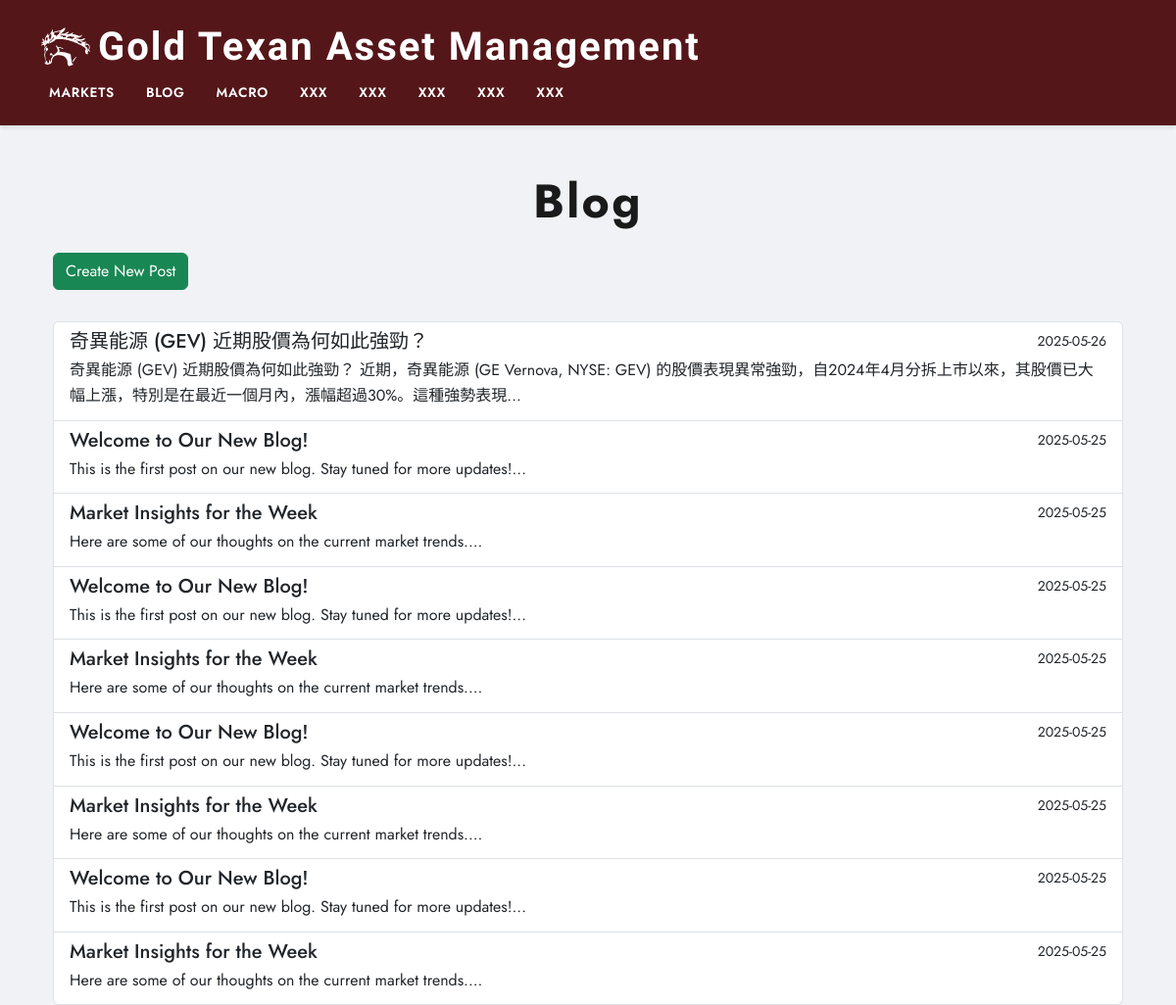
Screenshot of /blog/ with the database file from the repository.
### tables this page shows
CREATE TABLE posts (
        id INTEGER PRIMARY KEY AUTOINCREMENT,
        title TEXT NOT NULL,
        content TEXT NOT NULL,
        timestamp DATETIME DEFAULT CURRENT_TIMESTAMP
    );

### routes/blog_routes.py (the view)
@blog_bp.route('/')
def list_posts():
    conn = sqlite3.connect(DB_FILE)
    conn.row_factory = sqlite3.Row
    c = conn.cursor()
    c.execute("SELECT * FROM posts ORDER BY timestamp DESC")
    posts = c.fetchall()
    conn.close()
    return render_template('blog.html', posts=posts)

### templates/blog.html
{% extends "layout.html" %}
{% block content %}
<div class="container mt-5">
  <h1 class="mb-4">Blog</h1>
  <p><a href="{{ url_for('blog.create_post') }}" class="btn btn-success mb-3">Create New Post</a></p>
  <div class="list-group">
    {% for post in posts %}
      <a href="{{ url_for('blog.show_post', post_id=post.id) }}" class="list-group-item list-group-item-action">
        <div class="d-flex w-100 justify-content-between">
          <h5 class="mb-1">{{ post.title }}</h5>
          <small>{{ post.timestamp.split(' ')[0] }}</small>
        </div>
        <p class="mb-1">{{ post.content[:150] | striptags}}...</p>
      </a>
    {% endfor %}
  </div>
</div>
{% endblock %}

### templates/layout.html (shortened to what this page needs)
<!DOCTYPE html>
<html lang="en">
<head>
  <link href="https://cdn.jsdelivr.net/npm/bootstrap@5.3.0/dist/css/bootstrap.min.css" rel="stylesheet" />
  <link rel="stylesheet" href="{{ url_for('static', filename='style.css') }}" />
</head>
<body>
<header class="border-bottom shadow-sm py-3 mb-4">
  <div class="container d-flex flex-wrap justify-content-between align-items-center">
    <a href="/" class="d-flex align-items-center text-decoration-none">
      <img src="{{ url_for('static', filename='horse.svg') }}" alt="Run Times Logo" class="me-2" style="height: 50px; width: auto;" />
        <path d="M8 0L6.59 1.41 10.17 5H0v2h10.17l-3.58 3.59L8 12l6-6z"/>
      <span class="w-bold">Gold Texan Asset Management</span>
    </a>
    <ul class="nav">
      <li class="nav-item"><a href="{{ url_for('main.index') }}" class="nav-link px-2">Markets</a></li>
      <li class="nav-item"><a href="{{ url_for('blog.list_posts') }}" class="nav-link px-2">Blog</a></li>
      <li class="nav-item"><a href="{{ url_for('macro.cpi_fetch') }}" class="nav-link px-2">Macro</a></li>
      <li class="nav-item"><a href="#" class="nav-link px-2">xxx</a></li>
      <li class="nav-item"><a href="#" class="nav-link px-2">xxx</a></li>
      <li class="nav-item"><a href="#" class="nav-link px-2">xxx</a></li>
      <li class="nav-item"><a href="#" class="nav-link px-2">xxx</a></li>
      <li class="nav-item"><a href="#" class="nav-link px-2">xxx</a></li>
    </ul>
  </div>
</header>
<div class="container mt-5">
  {% block content %}{% endblock %}
</div>
</body>
</html>

### static/style.css (style rules this page uses)
html { background-color: #f0f2f5; }
body { font-family: 'Jost', sans-serif; background-color: #f0f2f5; color: #1a1a1a; line-height: 1.6; margin: 0; padding: 0; }
header { background-color: #541619; border-bottom: none; padding: 1rem 0; box-shadow: 0 2px 4px rgba(0,0,0,0.1); }
header .container { display: flex; justify-content: space-between; align-items: center; }
header a.d-flex { font-family: 'Moon Dance', cursive; font-weight: 700; font-size: 2.5rem ; color: #ffffff; text-decoration: none; letter-spacing: 0.05em; }
ul.nav { list-style: none; padding: 0; margin: 0; display: flex; gap: 1rem; font-weight: 600; font-family: 'Jost', sans-serif; }
ul.nav li a { color: #ffffff; text-decoration: none; font-size: 0.85rem; text-transform: uppercase; letter-spacing: 0.05em; padding: 0.25rem 0.5rem; border-bottom: 2px solid transparent; transition: color 0.3s ease, border-bottom-color 0.3s ease; }
h1 { font-family: 'Jost', sans-serif; font-weight: 700; font-size: 3rem; margin-bottom: 2rem; text-align: center; letter-spacing: 0.05em; color: #1a1a1a; }

### rows the page displays
posts: title "奇異能源 (GEV) 近期股價為何如此強勁？", timestamp "2025-05-26", content "奇異能源 (GEV) 近期股價為何如此強勁？ 近期，奇異能源 (GE Vernova, NYSE: GEV) 的股價表現異常強勁，自2024年4月分拆上市以來，其股價已大幅上漲，特別是在最近一個月內，漲幅超過30%。這種強勢表現"
posts: title "Welcome to Our New Blog!", timestamp "2025-05-25", content "This is the first post on our new blog. Stay tuned for more updates!"
posts: title "Market Insights for the Week", timestamp "2025-05-25", content "Here are some of our thoughts on the current market trends."
posts: title "Welcome to Our New Blog!", timestamp "2025-05-25", content "This is the first post on our new blog. Stay tuned for more updates!"
posts: title "Market Insights for the Week", timestamp "2025-05-25", content "Here are some of our thoughts on the current market trends."
posts: title "Welcome to Our New Blog!", timestamp "2025-05-25", content "This is the first post on our new blog. Stay tuned for more updates!"
posts: title "Market Insights for the Week", timestamp "2025-05-25", content "Here are some of our thoughts on the current market trends."
posts: title "Welcome to Our New Blog!", timestamp "2025-05-25", content "This is the first post on our new blog. Stay tuned for more updates!"
posts: title "Market Insights for the Week", timestamp "2025-05-25", content "Here are some of our thoughts on the current market trends."
